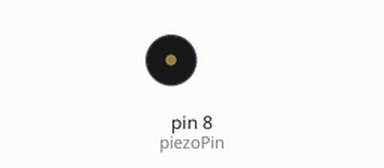
Simulated run of this sketch. Board: Arduino Uno, built with avr-gcc and run on an emulated ATmega328P. On the bench: buzzer (waves = sounding).

Above: at 1.8 s.
At 5.12 s:
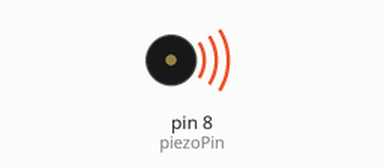
Timing chart, 0 to 5.8 s (numbered marks = the images above):
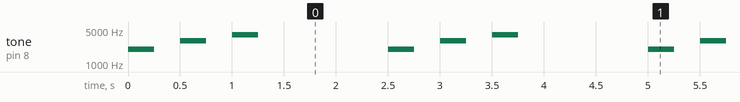

Measured:
- by itself, tone on pin 8 (piezoPin): repeats every 2.5 s: silent 0.25 s, 3000 Hz 0.25 s, silent 0.25 s, 4000 Hz 0.25 s, silent 1.3 s, 2000 Hz 0.25 s

The sketch:

tone_seq.ino
```cpp
// Isolation test: plays three clearly different tones in a loop, on its own.
// Uses tone() with the duration arg, exactly like the real firmware does.
// Hear low-mid-high stepping up and repeating -> the Micro sequences tones fine,
// so the bug is server/serial side. Hear only one -> it's tone() on the Micro.
#define piezoPin 8

void setup() {}

void loop() {
  tone(piezoPin, 2000, 250);
  delay(500);

  tone(piezoPin, 3000, 250);
  delay(500);

  tone(piezoPin, 4000, 250);
  delay(500);

  delay(1000);
}
```
